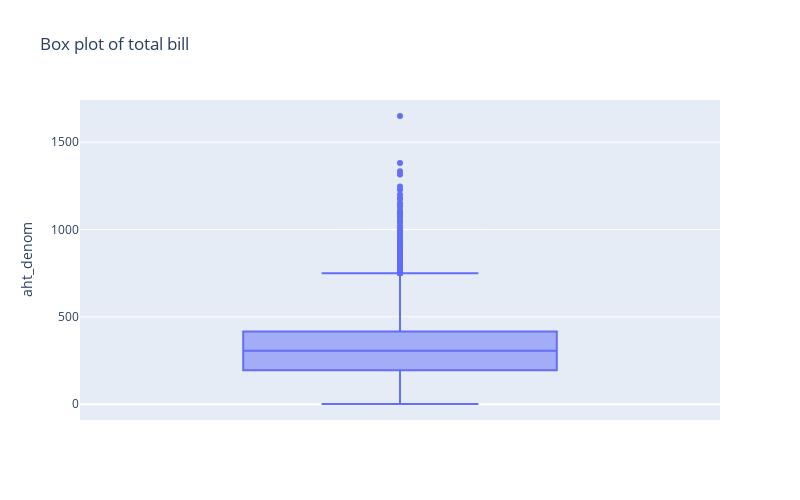
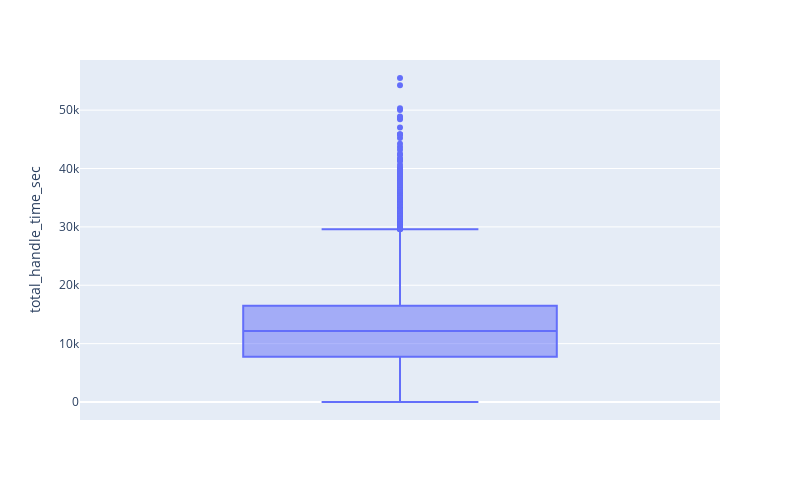

Notebook cell for these charts, in order:
### Code cell
fig = px.box(employee_handle_fact, y="aht_denom", width=800, height=500, title="Box plot of total bill")
fig.show()

fig1 = px.box(employee_handle_fact, y="total_handle_time_sec", width=800, height=500)
fig1.show()

### Figure 1 — Plotly figure (JSON) as saved in the notebook; plotly's stock layout.template omitted (floating-point values rounded to 4 significant figures; data arrays with more than 128 entries replaced by an {"elided": "..."} marker saying what was removed)
{"data": [{"alignmentgroup": "True", "hovertemplate": "aht_denom=%{y}<extra></extra>", "legendgroup": "", "marker": {"color": "#636efa"}, "name": "", "notched": false, "offsetgroup": "", "orientation": "v", "showlegend": false, "type": "box", "x0": " ", "xaxis": "x", "y": {"elided": "25068 int values"}, "y0": " ", "yaxis": "y"}], "layout": {"boxmode": "group", "height": 500, "legend": {"tracegroupgap": 0}, "title": {"text": "Box plot of total bill"}, "width": 800, "xaxis": {"anchor": "y", "domain": [0, 1]}, "yaxis": {"anchor": "x", "domain": [0, 1], "title": {"text": "aht_denom"}}}}

### Figure 2 — Plotly figure (JSON) as saved in the notebook; plotly's stock layout.template omitted (floating-point values rounded to 4 significant figures; data arrays with more than 128 entries replaced by an {"elided": "..."} marker saying what was removed)
{"data": [{"alignmentgroup": "True", "hovertemplate": "total_handle_time_sec=%{y}<extra></extra>", "legendgroup": "", "marker": {"color": "#636efa"}, "name": "", "notched": false, "offsetgroup": "", "orientation": "v", "showlegend": false, "type": "box", "x0": " ", "xaxis": "x", "y": {"elided": "25068 int values"}, "y0": " ", "yaxis": "y"}], "layout": {"boxmode": "group", "height": 500, "legend": {"tracegroupgap": 0}, "margin": {"t": 60}, "width": 800, "xaxis": {"anchor": "y", "domain": [0, 1]}, "yaxis": {"anchor": "x", "domain": [0, 1], "title": {"text": "total_handle_time_sec"}}}}
